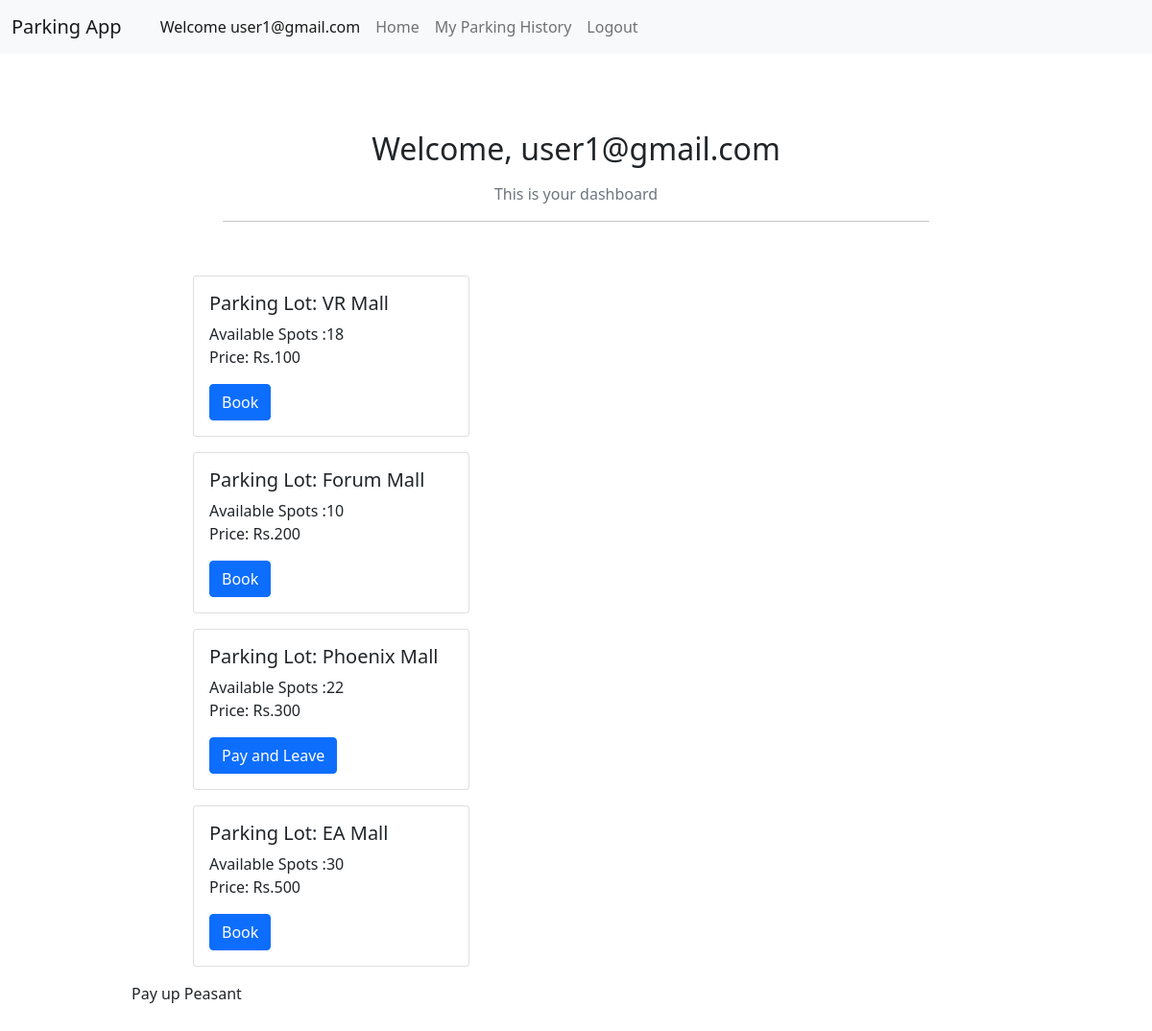
/ (signed in), run on an earlier commit of the app's database.
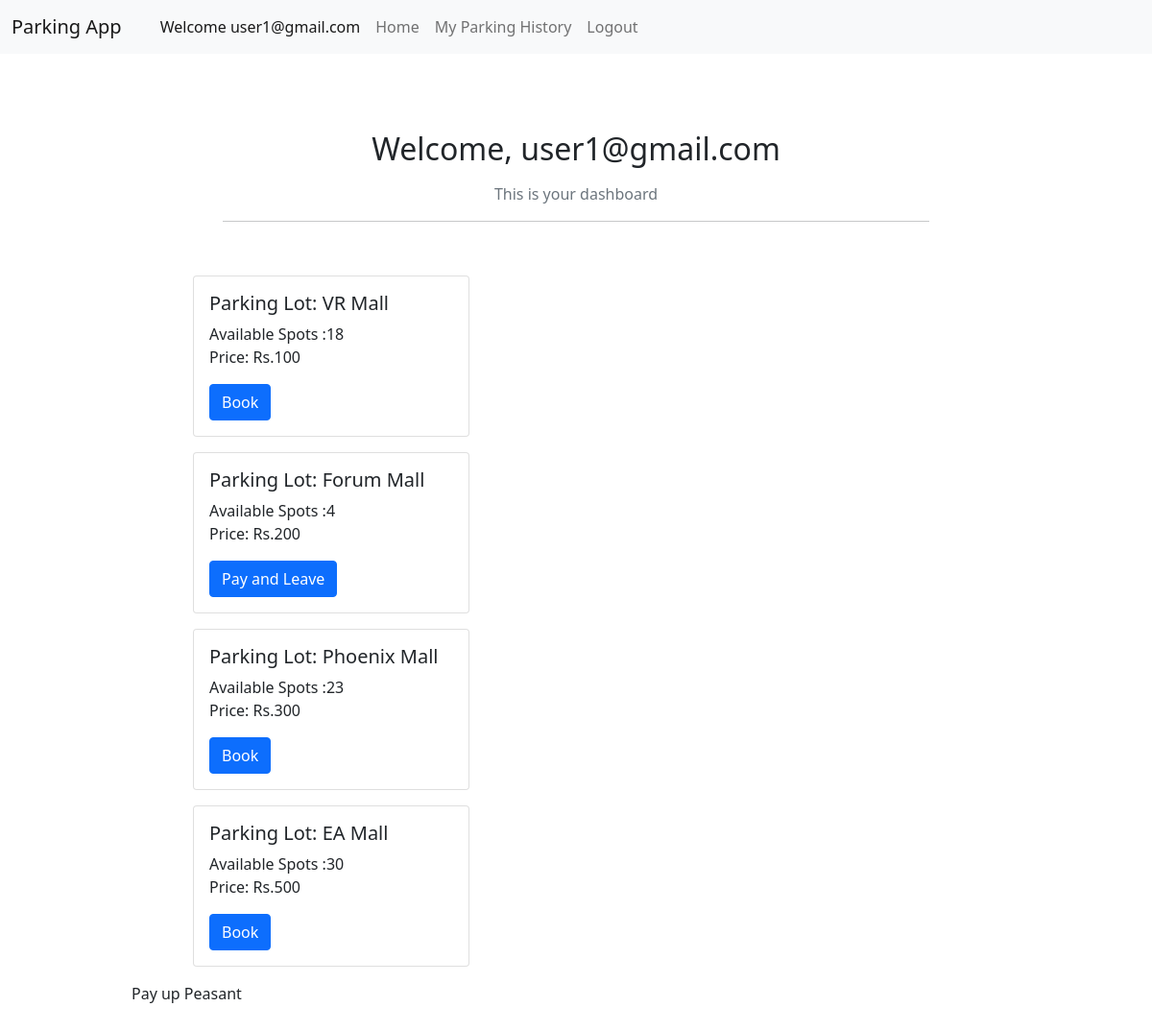
And on a later commit of the database.
### pyfiles/models.py (models this page shows)
class ParkingLot(db.Model):
    __tablename__ = 'parking_lot'
    id = db.Column(db.Integer, primary_key=True)
    name = db.Column(db.String(120), unique=True, nullable=False)
    price = db.Column(db.Integer, nullable=False)
    address = db.Column(db.String(500), nullable=False)
    pin_code = db.Column(db.String(6), nullable=False)
    max_num_spots = db.Column(db.Integer, nullable=False)
    parkingspot = db.relationship('ParkingSpot', backref='lot',cascade='all, delete-orphan',single_parent=True)

### pyfiles/routes.py (the view)
@app.route('/')
def home():
    lots = ParkingLot.query.all()
    available_lots = {}
    parking_cost = {}
    active_registration={}
    user = User.query.filter_by(email = session.get('email')).first()
    for lot in lots:
        available_spots = [spot for spot in lot.parkingspot if spot.status == 'A']
        available_lots[lot.id] = len(available_spots)
        parking_cost[lot.id] = lot.price
    if user:
        reservation = ReserveParkingSpot.query.join(ParkingSpot).filter(
            ReserveParkingSpot.user_id == user.id,
            ReserveParkingSpot.leaving_timestamp ==None
        ).all()
        for res in reservation:
            active_registration[res.spot.lot_id] = res
    return render_template('home.html', lots=lots, available_lots=available_lots,
                            parking_cost=parking_cost,active_registration=active_registration,
                         user = user)

### templates/home.html
{% extends 'index.html' %} {% block title %} Home {% endblock %} {% block
content %}
<div class="container py-5">
  {% if session.get('email') %}
  <div class="row justify-content-center mb-4">
    <div class="col-md-8 text-center">
      <h2 class="mb-3">Welcome, {{ session['email'] }}</h2>
      <p class="text-muted">This is your dashboard</p>
      <hr />
    </div>
  </div>
  <div class="row justify-content-center">
    <div class="col-md-10">
      {% if 'admin' in session.get('roles', []) %}
      {% include 'admin_dashboard.html' %}
      <div class="alert alert-warning text-center mt-4" role="alert"></div>
      {% else %}
      {% include 'user_dashboard.html' %}
      <p>Pay up Peasant</p>
      {% endif %}
    </div>
  </div>
  {% else %}
  <div class="alert alert-danger text-center mt-5" role="alert">
    You are not logged in. Please <a href="{{ url_for('login') }}">login</a> to
    view the dashboard.
  </div>
  {% endif %}
</div>
{% endblock %}

### templates/user_dashboard.html
<div class="container-fluid">
  {% for lot in lots %}
  <div class="container-fluid">
    <div class="card m-3" style="width: 18rem">
      <div class="card-body">
        <h5 class="card-title">Parking Lot: {{ lot.name }}</h5>
        <p class="card-text">
          Available Spots :{{ available_lots[lot.id] }}
          <br />
          Price: Rs.{{ parking_cost[lot.id] }}
        </p>
        {% if active_registration[lot.id] %}
        <a
          href="{{ url_for('pay_and_leave',reservation_id = active_registration[lot.id].id) }}"
          class="btn btn-primary"
          >Pay and Leave
        </a>
        {% else %}
        <a
          href="{{ url_for('book_spot',
          lot_id=lot.id,
          spots_available = available_lots[lot.id],
          parking_rate=parking_cost[lot.id]) }}"
          class="btn btn-primary"
          >Book</a
        >
        {% endif %}
      </div>
    </div>
  </div>
  {% endfor %}
</div>

What changed in the data, as far as the page shows it:
changed ParkingLot "Forum Mall": max_num_spots "10" → "4"; text "Book" → "Pay and Leave"
computed for ParkingLot "Phoenix Mall": available_lots "22" → "23"; text "Pay and Leave" → "Book"
